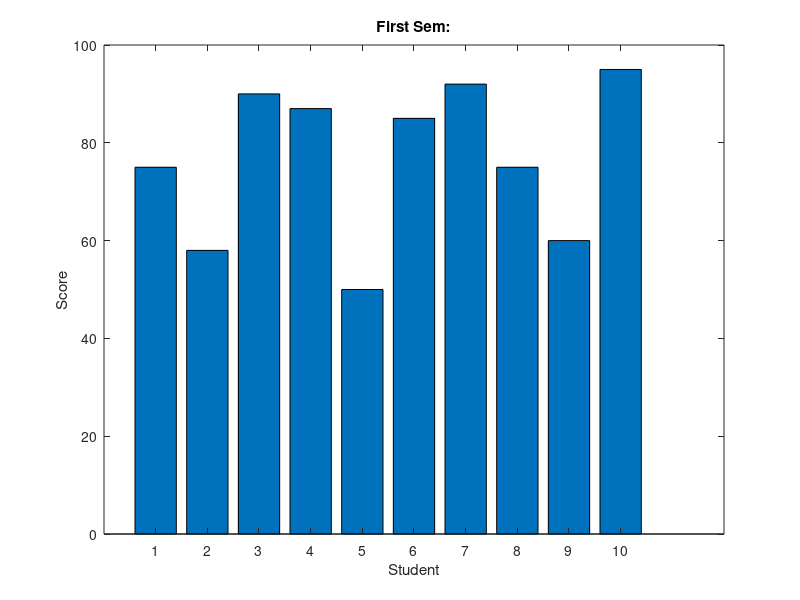

Here is the MATLAB script that generated this plot:
x = [1:10];
y = [75, 58, 90, 87, 50, 85, 92, 75, 60, 95];
bar(x,y), xlabel('Student'),ylabel('Score'),
title('First Sem:')
print -deps graph.eps